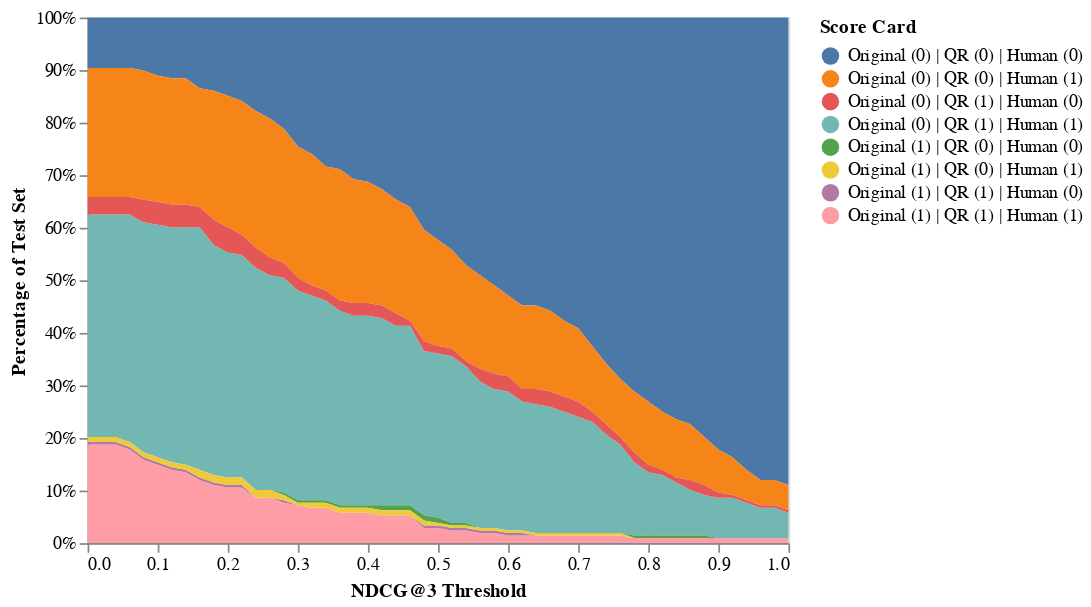

Notebook code cell kept with this figure:
### Code cell
import altair as alt
# from altair_saver import save

error_chart = alt.Chart(retrieval_qa_source).mark_area().encode(
    x="NDCG@3 Threshold:Q",
    y=alt.Y("Percentage of Test Set:Q", stack="normalize"),
    color="Score Card:N")

error_chart
# alt.renderers.enable('png')
# save(error_chart, "chart.png")

### Figure 1 — Vega-Lite specification as saved in the notebook (floating-point values rounded to 4 significant figures; data arrays with more than 128 entries replaced by an {"elided": "..."} marker saying what was removed)
{"config": {"view": {"continuousWidth": 400, "continuousHeight": 300}}, "data": {"name": "data-ba3951e9e99ad52a1796978cb2d0db0b"}, "mark": "area", "encoding": {"color": {"type": "nominal", "field": "Score Card"}, "x": {"type": "quantitative", "field": "NDCG@3 Threshold"}, "y": {"type": "quantitative", "field": "Percentage of Test Set", "stack": "normalize"}}, "$schema": "https://vega.github.io/schema/vega-lite/v4.8.1.json", "datasets": {"data-ba3951e9e99ad52a1796978cb2d0db0b": {"elided": "408 records"}}}
